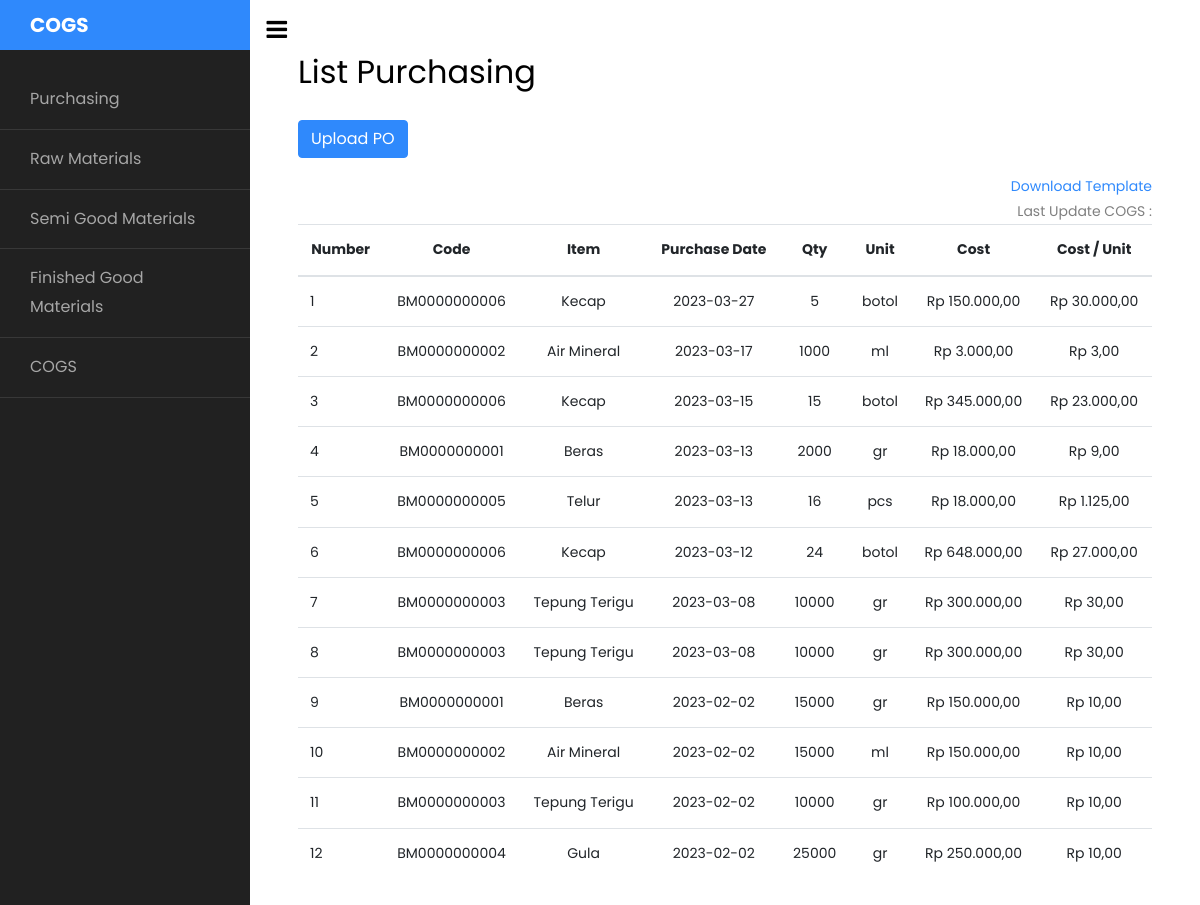
Page /purchasing/purchasing.php on the committed database.
### tables this page shows
CREATE TABLE `tb_bahan_mentah` (
  `uuid` varchar(255) NOT NULL,
  `code_item` varchar(50) NOT NULL,
  `item` varchar(250) NOT NULL,
  `tipe_item` varchar(100) NOT NULL,
  `purchase_date` date DEFAULT NULL,
  `qty` int(11) DEFAULT NULL,
  `unit` varchar(15) DEFAULT NULL,
  `cost` float NOT NULL,
  `cost_unit` float NOT NULL
);

### function/database.php (called while the page is built, shortened)
<?php
class Database
{
    private $host = 'localhost';
    private $username = 'root';
    private $db_name = 'stock';
    private $db_password = '';
    public $conn = "";
    public function __construct()
    {
        $this->conn = mysqli_connect($this->host, $this->username, $this->db_password, $this->db_name);
    }
    public function selectAll($query)
    {
        $result = mysqli_query($this->conn, $query);
        return $result;
    }
}

### function/rupiah.php (called while the page is built)
<?php
class Rupiah
{
    public function format($string)
    {
        $angka  = $string;
        $formatted_angka = number_format($angka, 2, ',', '.');
        return 'Rp ' . $formatted_angka;
    }
}

### purchasing/purchasing.php (the view, shortened to what this page needs)
<?php
require_once "../function/database.php";
require_once "../function/rupiah.php";
$format = new Rupiah();
$db = new Database();
$query_get_data = "SELECT * from tb_bahan_mentah where code_item like '%BM%' order by purchase_date DESC";
$result_get_data = $db->selectAll($query_get_data);
?>
<!DOCTYPE html>
<html lang="en">
<head>
    <link rel="stylesheet" href="https://stackpath.bootstrapcdn.com/font-awesome/4.7.0/css/font-awesome.min.css" />
    <link rel="stylesheet" href="../css/style.css" />
</head>
<body>
    <div class="wrapper d-flex align-items-stretch">
        <nav id="sidebar">
            <div class="custom-menu">
                <button type="button" id="sidebarCollapse" class="btn btn-primary">
                    <i class="fa fa-bars"></i>
                </button>
            </div>
            <h1><a href="index.php" class="logo">COGS</a></h1>
            <ul class="list-unstyled components mb-5">
                <li class="">
                    <a href="purchasing/purchasing.php">Purchasing</a>
                </li>
                <li class="">
                    <a href="../bahanmentah.php"> Raw Materials</a>
                </li>
                <li>
                    <a href="../bahansetengahjadi/bahan_setengah_jadi.php"> Semi Good Materials</a>
                </li>
                <li>
                    <a href="../bahanjadi/bahan_jadi.php">Finished Good Materials</a>
                </li>
                <li>
                    <a href="../index.php">COGS</a>
                </li>
            </ul>
        </nav>
        <div id="content" class="p-4 p-md-5 pt-5">
            <h2 class="mb-4">List Purchasing</h2>
            <a href="../bahanmentah/tambah_bahan_mentah.php"> <button class="btn btn-primary mb-lg-3">Upload PO</button></a>
            <div class="text-right"><a href="../public/template-raw-materals.xlsx">Download Template</a></div>
            <div class="last-update text-right">Last Update COGS : <span id="last-cogs"></span></div>
            <table class="table">
                <thead>
                    <tr>
                        <th scope="col" class="text-center">Number</th>
                        <th scope="col" class="text-center">Code</th>
                        <th scope="col" class="text-center">Item</th>
                        <th scope="col" class="text-center">Purchase Date</th>
                        <th scope="col" class="text-center">Qty</th>
                        <th scope="col" class="text-center">Unit</th>
                        <th scope="col" class="text-center">Cost</th>
                        <th scope="col" class="text-center">Cost / Unit</th>
                    </tr>
                </thead>
                <tbody class="data-table" id="data-table">
                    <?php
                    $no = 1;
                    foreach ($result_get_data as $data) : ?>
                        <tr>
                            <td><?= $no; ?></td>
                            <td class="text-center"><?= $data['code_item'] ?></td>
                            <td class="text-center"><?= $data['item'] ?></td>
                            <td class="text-center"><?= $data['purchase_date'] ?></td>
                            <td class="text-center"><?= $data['qty'] ?></td>
                            <td class="text-center"><?= $data['unit'] ?></td>
                            <td class="text-center"><?= $format->format($data['cost']) ?></td>
                            <td class="text-center"><?= $format->format($data['cost_unit']) ?></td>
                        </tr>
                    <?php $no++;
                    endforeach; ?>
                </tbody>
            </table>
        </div>
    </div>
</body>
</html>

### rows in the picture
tb_bahan_mentah: code_item "BM0000000006", item "Kecap", purchase_date "2023-03-27", qty "5", unit "botol", cost "Rp 150.000,00", cost_unit "Rp 30.000,00"
tb_bahan_mentah: code_item "BM0000000002", item "Air Mineral", purchase_date "2023-03-17", qty "1000", unit "ml", cost "Rp 3.000,00", cost_unit "Rp 3,00"
tb_bahan_mentah: code_item "BM0000000006", item "Kecap", purchase_date "2023-03-15", qty "15", unit "botol", cost "Rp 345.000,00", cost_unit "Rp 23.000,00"
tb_bahan_mentah: code_item "BM0000000001", item "Beras", purchase_date "2023-03-13", qty "2000", unit "gr", cost "Rp 18.000,00", cost_unit "Rp 9,00"
tb_bahan_mentah: code_item "BM0000000005", item "Telur", purchase_date "2023-03-13", qty "16", unit "pcs", cost "Rp 18.000,00", cost_unit "Rp 1.125,00"
tb_bahan_mentah: code_item "BM0000000006", item "Kecap", purchase_date "2023-03-12", qty "24", unit "botol", cost "Rp 648.000,00", cost_unit "Rp 27.000,00"
tb_bahan_mentah: code_item "BM0000000003", item "Tepung Terigu", purchase_date "2023-03-08", qty "10000", unit "gr", cost "Rp 300.000,00", cost_unit "Rp 30,00"
tb_bahan_mentah: code_item "BM0000000003", item "Tepung Terigu", purchase_date "2023-03-08", qty "10000", unit "gr", cost "Rp 300.000,00", cost_unit "Rp 30,00"
tb_bahan_mentah: code_item "BM0000000001", item "Beras", purchase_date "2023-02-02", qty "15000", unit "gr", cost "Rp 150.000,00", cost_unit "Rp 10,00"
tb_bahan_mentah: code_item "BM0000000002", item "Air Mineral", purchase_date "2023-02-02", qty "15000", unit "ml", cost "Rp 150.000,00", cost_unit "Rp 10,00"
tb_bahan_mentah: code_item "BM0000000003", item "Tepung Terigu", purchase_date "2023-02-02", qty "10000", unit "gr", cost "Rp 100.000,00", cost_unit "Rp 10,00"
tb_bahan_mentah: code_item "BM0000000004", item "Gula", purchase_date "2023-02-02", qty "25000", unit "gr", cost "Rp 250.000,00", cost_unit "Rp 10,00"
